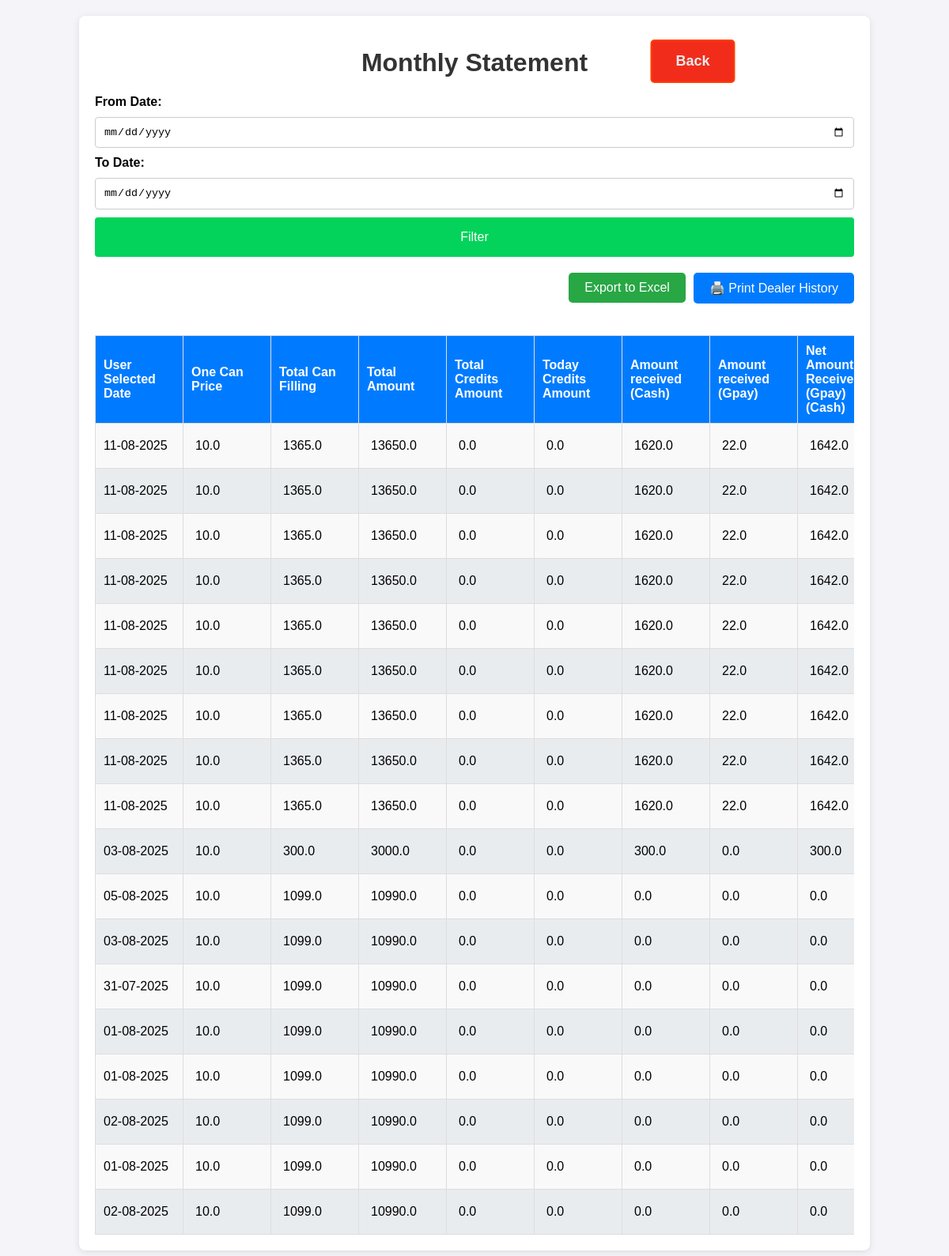
Before: /monthly_statement with the older database file.
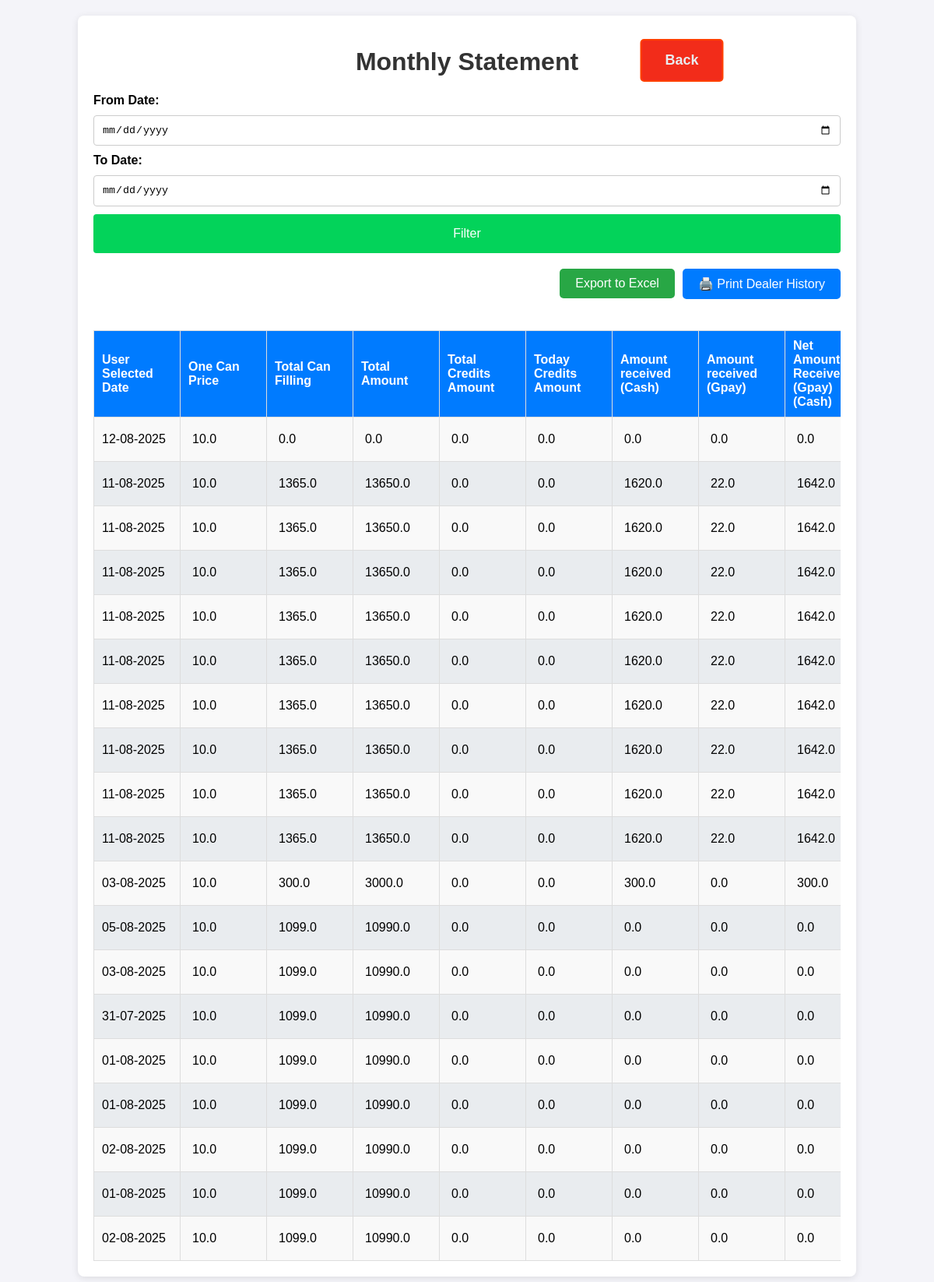
After: the same page with the newer database file.
### app.py (models this page shows, shortened)
class DailyAccounts(db.Model):
    id = db.Column(db.Integer, primary_key=True)
    timestamp = db.Column(db.DateTime, default=datetime.now)
    date = db.Column(db.Date, nullable=False, default=date.today)
    one_can_price = db.Column(db.Float, default=0)
    total_can_filling = db.Column(db.Float, default=0)
    total_amount = db.Column(db.Float, default=0)
    total_credit_amount = db.Column(db.Float, default=0)
    today_credit_amount = db.Column(db.Float, default=0)
    amount_gpay = db.Column(db.Float, default=0)
    amount_cash = db.Column(db.Float, default=0)
    net_recevied_amount = db.Column(db.Float, default=0)
    credit_amount_received_gpay = db.Column(db.Float, default=0)
    credit_amount_received_cash = db.Column(db.Float, default=0)
    net_credit_amount_received = db.Column(db.Float, default=0)
    chit_amount = db.Column(db.Float, default=0)
    diesel = db.Column(db.Float, default=0)
    chit_amount = db.Column(db.Float, default=0)
    diesel = db.Column(db.Float, default=0)
    spares = db.Column(db.Float, default=0)
    pooja_items = db.Column(db.Float, default=0)
    milk_and_others = db.Column(db.Float, default=0)
    salary_advance = db.Column(db.Float, default=0)
    salary = db.Column(db.Float, default=0)
    eb = db.Column(db.Float, default=0)
    service_labour = db.Column(db.Float, default=0)
    stationaries = db.Column(db.Float, default=0)
    sunday_ots = db.Column(db.Float, default=0)
    others_expenses = db.Column(db.Float, default=0)
    notes = db.Column(db.String(100), default=0)
    total_expenses = db.Column(db.Float, default=0)
    net_amount_remaining = db.Column(db.Float, default=0)
    net_cash_remaining = db.Column(db.Float, default=0)
    @property
    def formatted_date(self):
        return self.date.strftime("%d-%m-%Y")  # Format the date

### app.py (the view)
@app.route('/monthly_statement', methods=['GET', 'POST'])
def monthly_statement():
    filtered_data = get_filtered_data_daily_accounts(request)
    date_from = request.args.get('date_from', '')
    date_to = request.args.get('date_to', '')
    return render_template('monthly_statement.html', date_from=date_from, date_to=date_to, statements=filtered_data)

### app.py (called while the page is built)
def get_filtered_data_daily_accounts(request):
    date_from = request.args.get('date_from', '')
    date_to = request.args.get('date_to', '')
    filter_button = request.args.get('filter_button', '')
    query = DailyAccounts.query
    if filter_button:
        if date_from:
            date_from_dt = datetime.strptime(date_from, '%Y-%m-%d')
            query = query.filter(DailyAccounts.date >= date_from_dt-timedelta(days=1))
        if date_to:
            date_to_dt = datetime.strptime(date_to, '%Y-%m-%d')
            query = query.filter(DailyAccounts.date <= date_to_dt)
    else:
        now = datetime.now()
        first_day_of_month = datetime(now.year, now.month, 1)
        query = query.filter(DailyAccounts.date >= first_day_of_month - timedelta(days=1))
        pass
    filtered_data = query.order_by(DailyAccounts.timestamp.desc()).all()
    return filtered_data

### templates/monthly_statement.html (shortened to what this page needs)
<!DOCTYPE html>
<html lang="en">
<head>
    <link rel="stylesheet" href="/static/styles.css">
</head>
<body>
    <div class="container history_container dealer_details_data item_management_data monthly_statement">
        <h1>Monthly Statement</h1>
        <a href="/" class="back">Back</a>
        <form method="GET" class="form">
            <label for="date_from">From Date:</label>
            <input type="date" id="date_from" name="date_from" value="{{ date_from }}">
            <label for="date_to">To Date:</label>
            <input type="date" id="date_to" name="date_to" value="{{ date_to }}">
            <button type="submit" name="filter_button" value="submit" class="btn">Filter</button>
        </form>
<div class="export-options hide-on-print">
            <form action="/export_monthly_statement" method="get">
                <button type="submit" class="export-button">Export to Excel</button>
            </form>
            <div style="text-align: right; margin-bottom: 10px;">
                <button class="print_btn" onclick="window.print()">
                    🖨️ Print Dealer History
                </button>
            </div>
        </div>
        <div style="overflow-x:auto;overflow-y: hidden; width: 100%;">
            <table class="history_data" >
            <thead>
                <tr>
                    <th>User Selected Date</th>
                    <th>One Can Price</th>
                    <th>Total Can Filling </th>
                    <th>Total Amount</th>
                    <th>Total Credits Amount</th>
                    <th>Today Credits Amount</th>
                    <th>Amount received (Cash)</th>
                    <th>Amount received (Gpay)</th>
                    <th>Net Amount Received (Gpay)(Cash)</th>
                    <th class="action">Actions</th></tr>
            </thead>
            <tbody>
                {% for statement in statements %}
                <tr>
                    <td>
                        <form method="POST" action="{{ url_for('edit_monthly_statement', statement_id=statement.id) }}">
                        <div style="width:90px">
                            {{ statement.formatted_date }}
                        </div>
                    </td>
                    <td>
                            <input class="form-control item-number" type="number" step="0.01" name="one_can_price" value="{{ statement.one_can_price }}" required readonly>
                    </td>
                    <td>
                            <input class="form-control item-number" type="number" step="0.01" name="total_can_filling" value="{{ statement.total_can_filling }}" required readonly>
                    </td>
                    <td>
                            <input class="form-control item-number" type="number" step="0.01" name="total_amount" value="{{ statement.total_amount }}" required readonly>
                    </td>
                    <td>
                            <input class="form-control item-number" type="number" step="0.01" name="total_credit_amount" value="{{ statement.total_credit_amount }}" required readonly>
                    </td>
                    <td>
                            <input class="form-control item-number" type="number" step="0.01" name="today_credit_amount" value="{{ statement.today_credit_amount }}" required readonly>
                    </td>
                    <td>
                            <input class="form-control item-number" type="number" step="0.01" name="amount_gpay" value="{{ statement.amount_cash }}" required readonly>
                    </td>
                    <td>
                            <input class="form-control item-number" type="number" step="0.01" name="amount_cash" value="{{ statement.amount_gpay }}" required readonly>
                    </td>
                    <td>
                            <input class="form-control item-number" type="number" step="0.01" name="net_recevied_amount" value="{{ statement.net_recevied_amount }}" required readonly>
                    </td>
                </tr>
                {% endfor %}
            </tbody>
        </table>
        </div>
    </div>
</body>
</html>

### static/styles.css (style rules this page uses)
body { font-family: Arial, sans-serif; background-color: #f4f4f9; margin: 0; padding: 0; }
.container { max-width: 800px; margin: 20px auto; background: #fff; padding: 20px; border-radius: 8px; box-shadow: 0 2px 10px rgba(0, 0, 0, 0.1); }
.history_container { max-width: 1000px; }
.monthly_statement { max-width: 80%; }
h1, h2 { color: #333; text-align: center; }
.form { display: flex; flex-direction: column; gap: 10px; margin-bottom: 20px; }
.form label { font-weight: bold; }
.form input { padding: 10px; border: 1px solid #ccc; border-radius: 4px; }
.btn { background-color: #03d35a; color: #fff; border: none; padding: 10px; border-radius: 4px; cursor: pointer; font-size: medium; height: 50px; }
table { width: 100%; border-collapse: collapse; margin-top: 10px; }
table th, table td { padding: 10px; border: 1px solid #ddd; text-align: left; }
table th { background-color: #007bff; color: white; }
table tbody tr:nth-child(odd) { background-color: #f9f9f9; }
table tbody tr:nth-child(even) { background-color: #e9ecef; }
a { display: inline-block; padding: 15px 30px; font-size: 18px; font-weight: bold; text-align: center; text-decoration: none; background-color: #007bff; color: white; border-radius: 5px; border: 2px solid #007bff; transition: all 0.3s ease; position: absolute; left: 50%; transform: translateX(-50%); transition: transform 0.2s, background-color 0.2s; }
.back { background-color: #f22c1a; border: 2px solid #ff4000; top: 50px; left: 73%; }
.history_data input[readonly], .dealer_accounts input[readonly] { background-color: transparent; border: none; font-size: 16px; }
.history_data input, .dealer_accounts input { width: 50px; padding: 5px; font-size: 16px; }
.dealer_details_data .back { color: #e9ecef; text-decoration: none; }
.dealer_details_data table input { width: 200px; }
.item_management_data .item-number { width: 100px; }
.monthly_statement .item-number { width: 80px; }
.export-options { display: flex; justify-content: right; gap: 10px; margin-bottom: 20px; }
.export-options .export-button { all: unset; background-color: #28a745; color: white; cursor: pointer; padding: 10px 20px; text-decoration: none; border-radius: 5px; transition: background-color 0.2s, transform 0.2s; }
.print_btn { all: unset; background-color: #007bff; color: white; cursor: pointer; padding: 10px 20px; text-decoration: none; border-radius: 5px; transition: background-color 0.2s, transform 0.2s; }

Changed rows visible on the page:
added DailyAccounts: formatted_date "12-08-2025", one_can_price "10.0", total_can_filling "0.0", total_amount "0.0", total_credit_amount "0.0", today_credit_amount "0.0", amount_gpay "0.0", amount_cash "0.0", net_recevied_amount "0.0"
